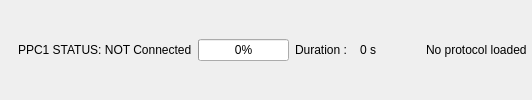
         <widget class="QGroupBox" name="groupBox_4">
          <property name="minimumSize">
           <size>
            <width>0</width>
            <height>29</height>
           </size>
          </property>
          <property name="styleSheet">
           <string notr="true">QGroupBox { 
     border: 1px solid transparent; /* rgb(200, 200, 200);*/
 
    color: rgb(80, 80, 80);

 } </string>
          </property>
          <property name="title">
           <string/>
          </property>
          <property name="flat">
           <bool>false</bool>
          </property>
          <layout class="QGridLayout" name="gridLayout_10">
           <property name="leftMargin">
            <number>4</number>
           </property>
           <property name="topMargin">
            <number>0</number>
           </property>
           <property name="rightMargin">
            <number>4</number>
           </property>
           <property name="bottomMargin">
            <number>0</number>
           </property>
           <item row="0" column="5">
            <widget class="QLabel" name="label_macroStatus">
             <property name="text">
              <string>No protocol loaded</string>
             </property>
            </widget>
           </item>
           <item row="0" column="0">
            <widget class="QLabel" name="status_PPC1_led">
             <property name="maximumSize">
              <size>
               <width>30</width>
               <height>16777215</height>
              </size>
             </property>
             <property name="toolTip">
              <string>&lt;html&gt;&lt;head/&gt;&lt;body&gt;&lt;p&gt;Connection indicator &lt;/p&gt;&lt;p&gt; red : PPC-1 not connected &lt;/p&gt;&lt;p&gt; green : PPC-1 connected&lt;/p&gt;&lt;/body&gt;&lt;/html&gt;</string>
             </property>
             <property name="text">
              <string/>
             </property>
            </widget>
           </item>
           <item row="0" column="2">
            <widget class="QProgressBar" name="progressBar_macroStatus">
             <property name="maximumSize">
              <size>
               <width>200</width>
               <height>16777215</height>
              </size>
             </property>
             <property name="toolTip">
              <string>&lt;html&gt;&lt;head/&gt;&lt;body&gt;&lt;p&gt;Protocol progress indicator 0 - 100 %&lt;/p&gt;&lt;/body&gt;&lt;/html&gt;</string>
             </property>
             <property name="value">
              <number>0</number>
             </property>
            </widget>
           </item>
           <item row="0" column="1">
            <widget class="QLabel" name="status_PPC1_label">
             <property name="maximumSize">
              <size>
               <width>220</width>
               <height>16777215</height>
              </size>
             </property>
             <property name="text">
              <string>PPC1 STATUS: NOT Connected</string>
             </property>
            </widget>
           </item>
           <item row="0" column="3">
            <widget class="QLabel" name="label">
             <property name="sizePolicy">
              <sizepolicy hsizetype="Fixed" vsizetype="Preferred">
               <horstretch>0</horstretch>
               <verstretch>0</verstretch>
              </sizepolicy>
             </property>
             <property name="text">
              <string>Duration :  </string>
             </property>
            </widget>
           </item>
           <item row="0" column="4">
            <widget class="QLabel" name="label_duration">
             <property name="minimumSize">
              <size>
               <width>60</width>
               <height>0</height>
              </size>
             </property>
             <property name="maximumSize">
              <size>
               <width>60</width>
               <height>16777215</height>
              </size>
             </property>
             <property name="text">
              <string>0 s</string>
             </property>
            </widget>
           </item>
          </layout>
         </widget>
